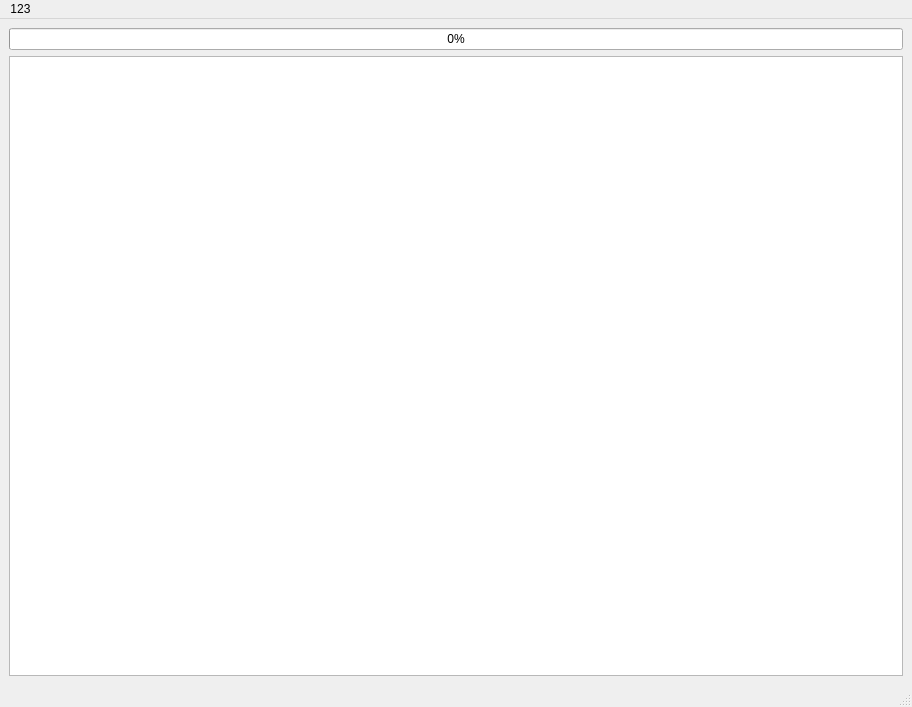
<?xml version="1.0" encoding="UTF-8"?>
<ui version="4.0">
 <class>AudioManager</class>
 <widget class="QMainWindow" name="AudioManager">
  <property name="geometry">
   <rect>
    <x>0</x>
    <y>0</y>
    <width>912</width>
    <height>707</height>
   </rect>
  </property>
  <property name="windowTitle">
   <string>MainWindow</string>
  </property>
  <widget class="QWidget" name="centralwidget">
   <layout class="QGridLayout" name="gridLayout">
    <item row="1" column="0">
     <widget class="QTableWidget" name="tableWidget">
      <property name="editTriggers">
       <set>QAbstractItemView::NoEditTriggers</set>
      </property>
      <property name="tabKeyNavigation">
       <bool>false</bool>
      </property>
      <property name="cornerButtonEnabled">
       <bool>false</bool>
      </property>
     </widget>
    </item>
    <item row="0" column="0">
     <widget class="QProgressBar" name="progressBar">
      <property name="value">
       <number>0</number>
      </property>
     </widget>
    </item>
   </layout>
  </widget>
  <widget class="QMenuBar" name="menubar">
   <property name="geometry">
    <rect>
     <x>0</x>
     <y>0</y>
     <width>912</width>
     <height>21</height>
    </rect>
   </property>
   <widget class="QMenu" name="menu123">
    <property name="title">
     <string>123</string>
    </property>
   </widget>
   <addaction name="menu123"/>
  </widget>
  <widget class="QStatusBar" name="statusbar"/>
 </widget>
 <resources/>
 <connections/>
</ui>
